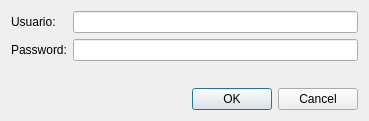
<?xml version="1.0" encoding="UTF-8"?>
<ui version="4.0">
 <class>loginDialog</class>
 <widget class="QDialog" name="loginDialog">
  <property name="geometry">
   <rect>
    <x>0</x>
    <y>0</y>
    <width>369</width>
    <height>121</height>
   </rect>
  </property>
  <property name="windowTitle">
   <string>Login</string>
  </property>
  <layout class="QVBoxLayout" name="verticalLayout">
   <item>
    <layout class="QFormLayout" name="formLayout">
     <item row="0" column="0">
      <widget class="QLabel" name="usuarioLabel">
       <property name="text">
        <string>Usuario:</string>
       </property>
      </widget>
     </item>
     <item row="0" column="1">
      <widget class="QLineEdit" name="usuarioLineEdit">
       <property name="text">
        <string/>
       </property>
      </widget>
     </item>
     <item row="1" column="0">
      <widget class="QLabel" name="passwordLabel">
       <property name="text">
        <string>Password:</string>
       </property>
      </widget>
     </item>
     <item row="1" column="1">
      <widget class="QLineEdit" name="passwordLineEdit">
       <property name="text">
        <string/>
       </property>
       <property name="echoMode">
        <enum>QLineEdit::Password</enum>
       </property>
      </widget>
     </item>
    </layout>
   </item>
   <item>
    <widget class="QDialogButtonBox" name="buttonBox">
     <property name="orientation">
      <enum>Qt::Horizontal</enum>
     </property>
     <property name="standardButtons">
      <set>QDialogButtonBox::Cancel|QDialogButtonBox::Ok</set>
     </property>
    </widget>
   </item>
  </layout>
 </widget>
 <resources/>
 <connections>
  <connection>
   <sender>buttonBox</sender>
   <signal>accepted()</signal>
   <receiver>loginDialog</receiver>
   <slot>accept()</slot>
   <hints>
    <hint type="sourcelabel">
     <x>248</x>
     <y>254</y>
    </hint>
    <hint type="destinationlabel">
     <x>157</x>
     <y>274</y>
    </hint>
   </hints>
  </connection>
  <connection>
   <sender>buttonBox</sender>
   <signal>rejected()</signal>
   <receiver>loginDialog</receiver>
   <slot>reject()</slot>
   <hints>
    <hint type="sourcelabel">
     <x>316</x>
     <y>260</y>
    </hint>
    <hint type="destinationlabel">
     <x>286</x>
     <y>274</y>
    </hint>
   </hints>
  </connection>
 </connections>
</ui>
